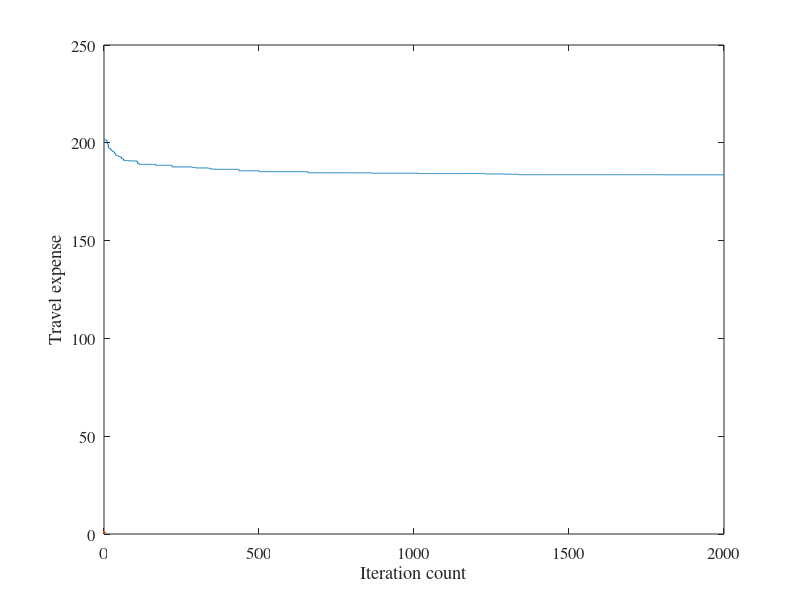
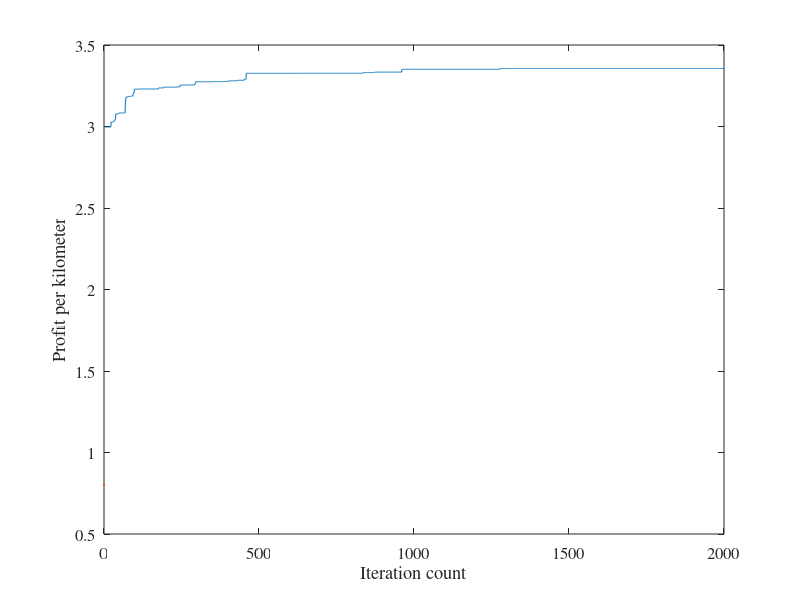
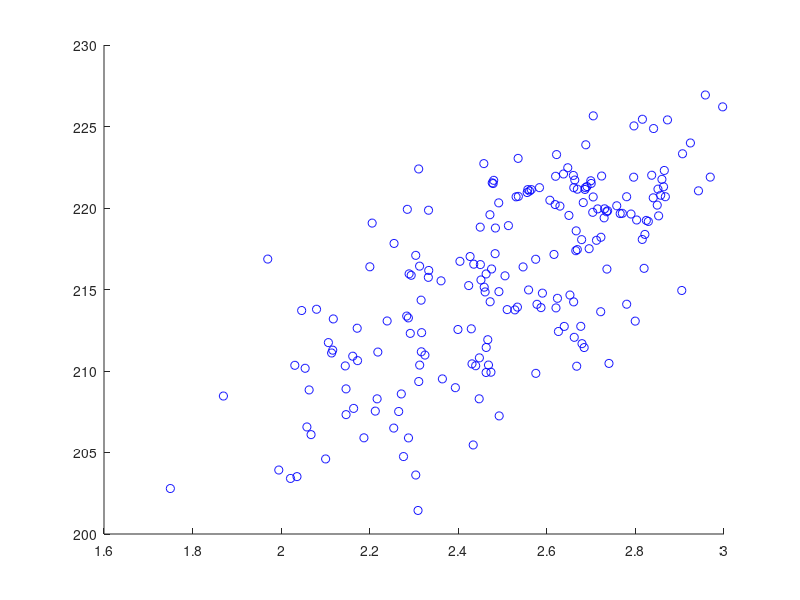

These figures' MATLAB source, in order: (Note: this script raises an error after producing the figures.)
data1 = importdata("min_max.txt");
data2 = importdata("init_new.txt");

min_fare = data1(:,1);
max_profit = data1(:,2);

initprofit = data2(:,1);
initfare = data2(:,2);
new_Pareto = data2(:,3:4);

C = [2.510372126, 215.815180414946];
Cp = [3.0734, 196.6526];
cF = 2;
maxG = 2000;


%% 结果展示
figure(1)
plot(1:maxG,min_fare,LineWidth=0.8)
set(gca,'FontName','Times','FontSize',12);
xlabel("Iteration count")
ylabel("Travel expense")


figure(2)
plot(1:maxG,max_profit,LineWidth=0.8)
set(gca,'FontName','Times','FontSize',12);
xlabel("Iteration count")
ylabel("Profit per kilometer")



figure(3)
s1 = scatter(initprofit, initfare, 'b', 'MarkerFaceAlpha',.4,'MarkerEdgeAlpha',.9);
s1.MarkerFaceColor = 'b';
% s1.MarkerEdgeColor = "none";
hold on;
p = plot(C(:,1), C(:,2), 'ko', 'MarkerSize', 8);
p.MarkerFaceColor = [0.9290 0.6940 0.1250];
hold on;
s = scatter(cF-new_Pareto(:,2), new_Pareto(:,1));
s.MarkerEdgeColor = 'r';
s.MarkerFaceAlpha = 0.5;
s.Marker = "o";
hold on;
plot(Cp(1), Cp(2), 'kp', 'MarkerFaceColor','y', 'MarkerSize', 12);
set(gca,'XDir','reverse');   % x轴反向
set(gca,'FontName','Times','FontSize',12);
hold off;
xlabel("Profit per kilometer")
ylabel("Travel expense")
legend('Initial population', 'Center of mass', 'Pareto front','Median of Pareto front')
